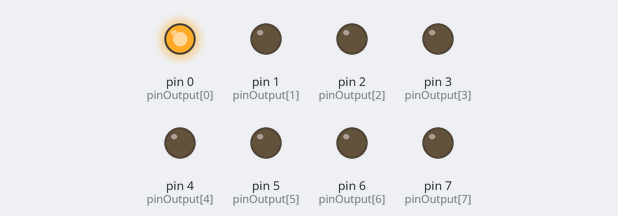
A sketch run on a simulated Arduino Uno, built with avr-gcc and run on an emulated ATmega328P. On the bench: output pins drawn as LEDs (lit = HIGH).

Above: at 0.5 s.
At 2.5 s:
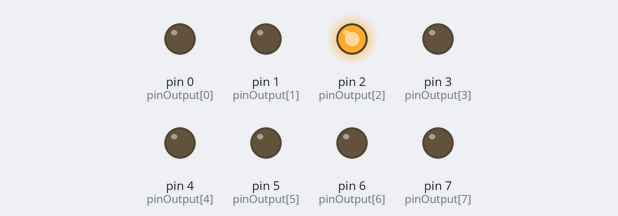
At 3.5 s:
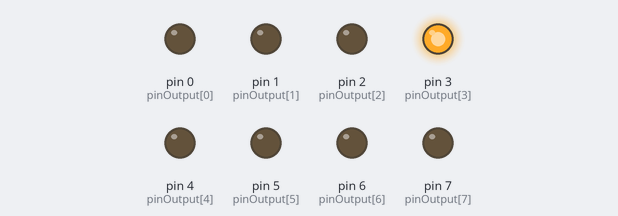
At 4.5 s:
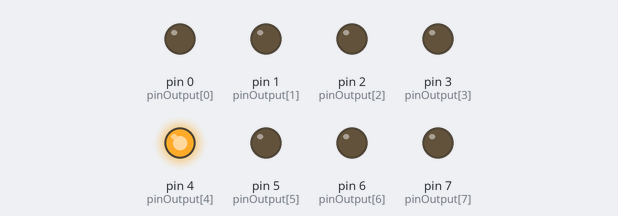
At 6.5 s:
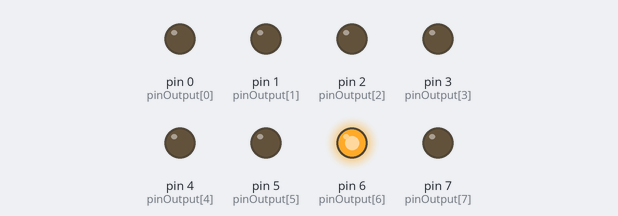
At 9.5 s:
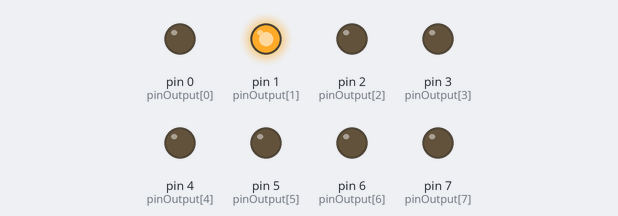
Timing chart, 0 to 10.4 s (numbered marks = the images above):
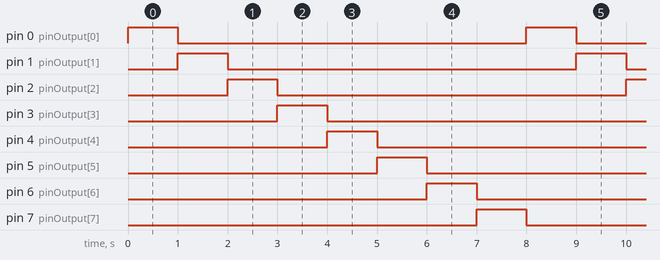

The sketch:

tugas161.ino
```cpp
const int jumlahOutput = 8; // Deklarasi jumlah output
const int pinOutput[jumlahOutput] = {0, 1, 2, 3, 4, 5, 6, 7}; // Array pin output

void setup() {
  // Konfigurasi pin output
  UCSR0B=0x00;
  // PORTD = 0x00;
  for (int i = 0; i < jumlahOutput; i++) {
    pinMode(pinOutput[i], OUTPUT);
  }
  // Serial.begin(9600); // Inisialisasi komunikasi serial
}

void loop() {
    for(int i=0;i < jumlahOutput;i++){
      digitalWrite(pinOutput[i], HIGH); // Nyalakan LED
      delay(1000); // Delay untuk 1 detik
      digitalWrite(pinOutput[i], LOW); // Matikan LED
  }
}
```

Measured:
- by itself, pin 0 (pinOutput[0]), pin 1 (pinOutput[1]), pin 2 (pinOutput[2]), pin 3 (pinOutput[3]), pin 4 (pinOutput[4]), pin 5 (pinOutput[5]), pin 6 (pinOutput[6]), pin 7 (pinOutput[7]): alternates HIGH for 1.0 s and LOW for 7.0 s
- by itself, everything shown: repeats every 8.0 s, in 9 steps
